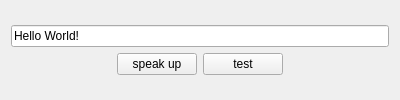
<?xml version="1.0" encoding="UTF-8"?>
<ui version="4.0">
 <class>Widget</class>
 <widget class="QWidget" name="Widget">
  <property name="geometry">
   <rect>
    <x>0</x>
    <y>0</y>
    <width>400</width>
    <height>100</height>
   </rect>
  </property>
  <property name="windowTitle">
   <string>SpeakUp</string>
  </property>
  <layout class="QVBoxLayout" name="verticalLayout_2">
   <item>
    <layout class="QVBoxLayout" name="verticalLayout">
     <item>
      <widget class="QLineEdit" name="lineEdit">
       <property name="text">
        <string>Hello World!</string>
       </property>
      </widget>
     </item>
     <item>
      <layout class="QHBoxLayout" name="horizontalLayout">
       <item>
        <spacer name="horizontalSpacer_2">
         <property name="orientation">
          <enum>Qt::Horizontal</enum>
         </property>
         <property name="sizeHint" stdset="0">
          <size>
           <width>40</width>
           <height>20</height>
          </size>
         </property>
        </spacer>
       </item>
       <item>
        <widget class="QPushButton" name="pushButton">
         <property name="text">
          <string>speak up</string>
         </property>
        </widget>
       </item>
       <item>
        <widget class="QPushButton" name="testButton">
         <property name="text">
          <string>test</string>
         </property>
        </widget>
       </item>
       <item>
        <spacer name="horizontalSpacer">
         <property name="orientation">
          <enum>Qt::Horizontal</enum>
         </property>
         <property name="sizeHint" stdset="0">
          <size>
           <width>40</width>
           <height>20</height>
          </size>
         </property>
        </spacer>
       </item>
      </layout>
     </item>
    </layout>
   </item>
  </layout>
 </widget>
 <layoutdefault spacing="6" margin="11"/>
 <resources/>
 <connections/>
</ui>
